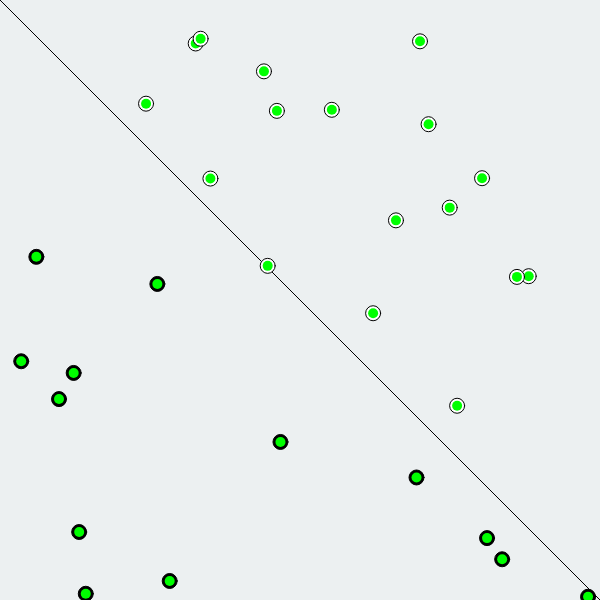
Frame 1 (no input)
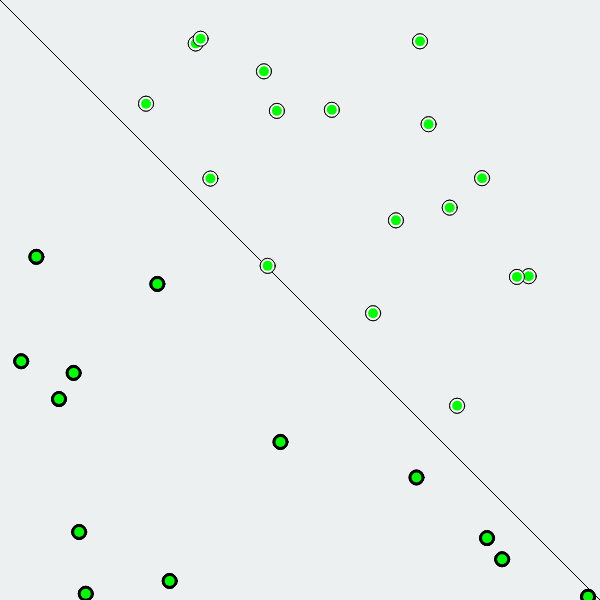
Frame 2 (the mouse pressed at the canvas centre, redrawn once)

The p5.js sketch that drew these frames (run headless with seeded random() and noise() and a simulated clock; the mouse was pressed at the canvas centre and the sketch redrawn once):

// p5.js sketch
// ── sketch.js
let Points = [];
var perceptron, trainingIndex;

function preload() {
  for (let i = 0; i < 30; i++) {
    Points.push(new Point(random(600), random(600)));
  }
}


function setup() {
  // put setup code here
  perceptron = new Perceptron(2, 1);
  perceptron.initializeRandomWeights(-1, 1, perceptron.inputweights);
  //create Canvas
  var canvas = createCanvas(600, 600);
  background(color(236, 240, 241));
  stroke(0);
  line(0, 0, 600, 600);
  console.log(perceptron.inputweights);
  trainingIndex = 0;
}

function draw() {
  // put drawing code here
  // console.log(Points);
  // perceptron.train([Points[trainingIndex].x, Points[trainingIndex].y], Points[trainingIndex].label);

  for (let i = 0; i < Points.length; i++) {
    Points[i].render();
    let guess = perceptron.guess([Points[i].x, Points[i].y]);
    if (guess = Points[i].label) {
      fill(0, 255, 0); //fill green
    } else {
      fill(255, 0, 0); //fill red
    }
    noStroke();
    ellipse(Points[i].x, Points[i].y, 10, 10);
  }

  if (trainingIndex == Points.length) {
    trainingIndex = 0;
  }


  noLoop();

}
// ── Perceptron.js
//Constructor Function for the Perceptron
function Perceptron(inputs, outputs) {
  this.inputs = inputs; //The number of input nodes
  this.outputs = outputs; //The number of output nodes
  this.inputweights = []; //weights for each input node
  this.outputweight = []; //weights for each output node
  this.LEARNING_RATE = 0.1;
}

//A function to randomly assign weights to each node in the list
Perceptron.prototype.initializeRandomWeights = function(min, max) {
  //For each node in the list, set a random value between min and max
  for (let i = 0; i < this.inputs; i++) {
    this.inputweights.push(Math.random() * (max - min) + min);
  }
};

//The default activation function for the Perceptron
Perceptron.prototype.activate = function(input) {
  if (input >= 0)
    return 1;
  else
    return -1;
};

//A function to take inputs and return the guess
Perceptron.prototype.guess = function(input) {
  let sum = 0;
  //calculate the value of (W1 * X1) + (W2 * X2) + (W3 * X3) ....  (Wn * Xn)
  for (let i = 0; i < input.length; i++) {
    sum += input[i] * this.inputweights[i];
  }
  //pass the value to Activation Function and return the output
  return (this.activate(sum));
};

//A function to train the perceptron based on labellled data
Perceptron.prototype.train = function(inputs, target) {
  let guess = this.guess(inputs);
  var error = target - guess;
  if (error) {
    for (let i = 0; i < this.inputweights.length; i++) {
      this.inputweights[i] += error * inputs[i] * this.LEARNING_RATE;
    }
  }
};
// ── Point.js
function Point(x, y) {
  this.x = x;
  this.y = y;
  if (x > y) {
    this.label = 1;
  } else {
    this.label = -1;
  }
}

Point.prototype.render = function() {
  if (this.label == -1) {
    fill(0); //fill black
  } else {
    fill(255); //fill white
  }
  stroke(0);
  ellipse(this.x, this.y, 15, 15);
};
